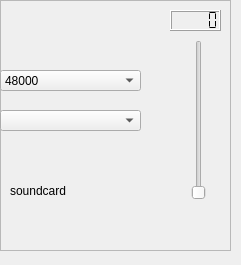
<?xml version="1.0" encoding="UTF-8"?>
<ui version="4.0">
 <class>soundcardWidget</class>
 <widget class="QWidget" name="soundcardWidget">
  <property name="geometry">
   <rect>
    <x>0</x>
    <y>0</y>
    <width>241</width>
    <height>265</height>
   </rect>
  </property>
  <property name="windowTitle">
   <string>Form</string>
  </property>
  <widget class="QFrame" name="frame">
   <property name="geometry">
    <rect>
     <x>0</x>
     <y>0</y>
     <width>231</width>
     <height>251</height>
    </rect>
   </property>
   <property name="frameShape">
    <enum>QFrame::StyledPanel</enum>
   </property>
   <property name="frameShadow">
    <enum>QFrame::Raised</enum>
   </property>
   <widget class="QLCDNumber" name="showGain">
    <property name="geometry">
     <rect>
      <x>170</x>
      <y>10</y>
      <width>51</width>
      <height>21</height>
     </rect>
    </property>
    <property name="segmentStyle">
     <enum>QLCDNumber::Flat</enum>
    </property>
   </widget>
   <widget class="QComboBox" name="cardSelector">
    <property name="geometry">
     <rect>
      <x>0</x>
      <y>110</y>
      <width>141</width>
      <height>21</height>
     </rect>
    </property>
   </widget>
   <widget class="QLabel" name="statusLabel">
    <property name="geometry">
     <rect>
      <x>10</x>
      <y>200</y>
      <width>121</width>
      <height>21</height>
     </rect>
    </property>
    <property name="text">
     <string/>
    </property>
   </widget>
   <widget class="QComboBox" name="rateSelector">
    <property name="geometry">
     <rect>
      <x>0</x>
      <y>70</y>
      <width>141</width>
      <height>21</height>
     </rect>
    </property>
    <item>
     <property name="text">
      <string>48000</string>
     </property>
    </item>
    <item>
     <property name="text">
      <string>96000</string>
     </property>
    </item>
    <item>
     <property name="text">
      <string>192000</string>
     </property>
    </item>
   </widget>
   <widget class="QSlider" name="gainSlider">
    <property name="geometry">
     <rect>
      <x>190</x>
      <y>40</y>
      <width>18</width>
      <height>160</height>
     </rect>
    </property>
    <property name="minimum">
     <number>10</number>
    </property>
    <property name="maximum">
     <number>200</number>
    </property>
    <property name="orientation">
     <enum>Qt::Vertical</enum>
    </property>
   </widget>
   <widget class="QLabel" name="label">
    <property name="geometry">
     <rect>
      <x>10</x>
      <y>180</y>
      <width>151</width>
      <height>21</height>
     </rect>
    </property>
    <property name="text">
     <string>soundcard</string>
    </property>
   </widget>
   <widget class="QLabel" name="status">
    <property name="geometry">
     <rect>
      <x>10</x>
      <y>220</y>
      <width>181</width>
      <height>21</height>
     </rect>
    </property>
    <property name="text">
     <string/>
    </property>
   </widget>
  </widget>
 </widget>
 <resources/>
 <connections/>
</ui>
